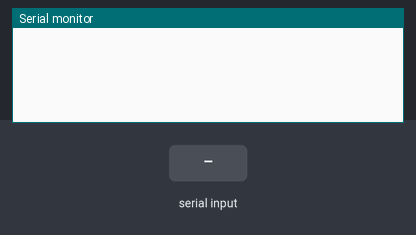
Simulated run of this sketch. Board: Arduino Mega 2560, built with avr-gcc and run on an emulated ATmega2560. On the bench: the last lines printed to the serial monitor. The test bench sets the inputs (shaded band).

Above: at 1.2 s.
1.3 s: "1\n" received over the second serial link
At 1.8 s:
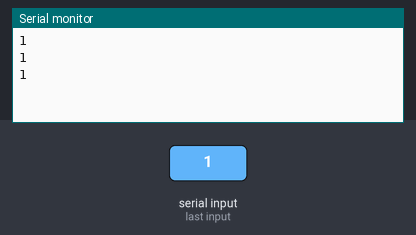
2.8 s: "0\n" received over the second serial link
At 4.0 s:
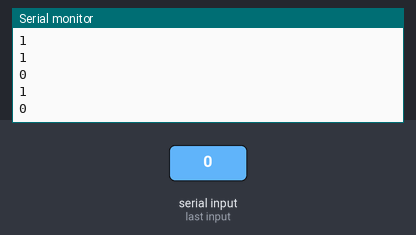
4.3 s: "2\n" received over the second serial link
At 5.3 s:
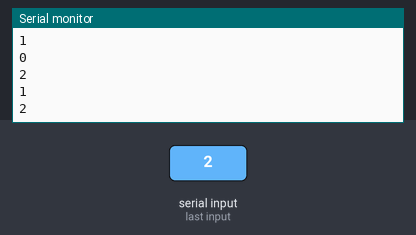
Timing chart, 0 to 7.3 s (numbered marks = the images above; inputs shaded):
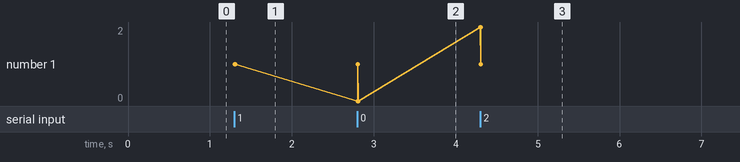

Measured:
- after the input at 1.3 s, the serial monitor: prints a new line at once (image 1)
- after the input at 2.8 s, the serial monitor: prints a new line at once (image 2)
- after the input at 4.3 s, the serial monitor: prints a new line at once (image 3)
- plotted number 1: 1 → 0 after the input at 2.8 s, 0 → 2 after the input at 4.3 s

The sketch:

MKRWAN_Get_Serial_Data.ino
```cpp
void setup() {
  // put your setup code here, to run once:
  Serial.begin(9600);
  while(!Serial);

  Serial1.begin(9600);
  while(!Serial1);
}

void loop() {
  // put your main code here, to run repeatedly:
  if (Serial1.available()) {
    String userId = Serial1.readStringUntil('\n');
    Serial.println(userId);
    userId.remove(4);
    Serial.println(userId.length());
    Serial.println(userId);
  }
}
```
